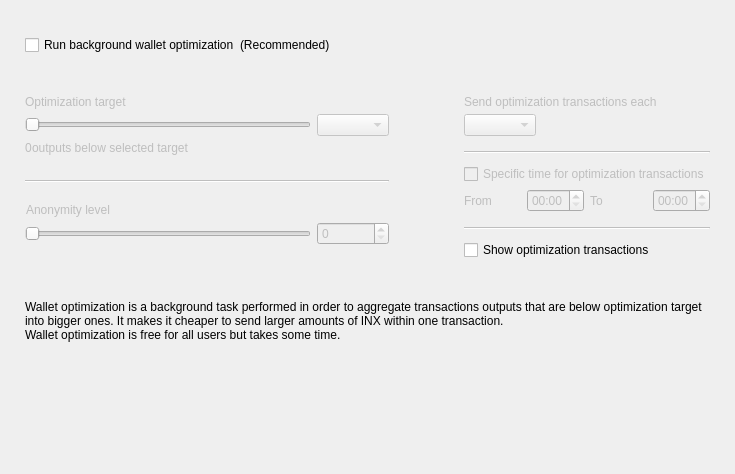
<?xml version="1.0" encoding="UTF-8"?>
<ui version="4.0">
 <class>OptimizationOptionsFrame</class>
 <widget class="QFrame" name="OptimizationOptionsFrame">
  <property name="geometry">
   <rect>
    <x>0</x>
    <y>0</y>
    <width>735</width>
    <height>474</height>
   </rect>
  </property>
  <property name="windowTitle">
   <string>Frame</string>
  </property>
  <property name="frameShape">
   <enum>QFrame::NoFrame</enum>
  </property>
  <property name="frameShadow">
   <enum>QFrame::Raised</enum>
  </property>
  <layout class="QVBoxLayout" name="verticalLayout">
   <property name="spacing">
    <number>0</number>
   </property>
   <property name="leftMargin">
    <number>25</number>
   </property>
   <property name="topMargin">
    <number>35</number>
   </property>
   <property name="rightMargin">
    <number>25</number>
   </property>
   <property name="bottomMargin">
    <number>0</number>
   </property>
   <item>
    <layout class="QHBoxLayout" name="horizontalLayout_2">
     <item>
      <widget class="QCheckBox" name="m_enableOptimizationCheck">
       <property name="text">
        <string>Run background wallet optimization</string>
       </property>
      </widget>
     </item>
     <item>
      <widget class="WalletGui::WalletNormalGrayTextLabel" name="label_8">
       <property name="text">
        <string>(Recommended)</string>
       </property>
      </widget>
     </item>
     <item>
      <spacer name="horizontalSpacer">
       <property name="orientation">
        <enum>Qt::Horizontal</enum>
       </property>
       <property name="sizeHint" stdset="0">
        <size>
         <width>40</width>
         <height>20</height>
        </size>
       </property>
      </spacer>
     </item>
    </layout>
   </item>
   <item>
    <spacer name="verticalSpacer_2">
     <property name="orientation">
      <enum>Qt::Vertical</enum>
     </property>
     <property name="sizeType">
      <enum>QSizePolicy::Fixed</enum>
     </property>
     <property name="sizeHint" stdset="0">
      <size>
       <width>20</width>
       <height>40</height>
      </size>
     </property>
    </spacer>
   </item>
   <item>
    <widget class="QWidget" name="m_optimizationOptionsWidget" native="true">
     <property name="enabled">
      <bool>true</bool>
     </property>
     <layout class="QHBoxLayout" name="horizontalLayout">
      <property name="spacing">
       <number>75</number>
      </property>
      <property name="leftMargin">
       <number>0</number>
      </property>
      <property name="topMargin">
       <number>0</number>
      </property>
      <property name="rightMargin">
       <number>0</number>
      </property>
      <property name="bottomMargin">
       <number>0</number>
      </property>
      <item alignment="Qt::AlignTop">
       <widget class="QWidget" name="widget1" native="true">
        <property name="enabled">
         <bool>false</bool>
        </property>
        <layout class="QGridLayout" name="gridLayout" columnstretch="50,0,0,0">
         <property name="leftMargin">
          <number>0</number>
         </property>
         <property name="topMargin">
          <number>0</number>
         </property>
         <property name="rightMargin">
          <number>0</number>
         </property>
         <property name="bottomMargin">
          <number>0</number>
         </property>
         <property name="verticalSpacing">
          <number>5</number>
         </property>
         <item row="0" column="0" colspan="4">
          <widget class="WalletGui::WalletNormalBlackTextLabel" name="label_5">
           <property name="text">
            <string>Optimization target</string>
           </property>
           <property name="indent">
            <number>0</number>
           </property>
          </widget>
         </item>
         <item row="4" column="0" colspan="4">
          <spacer name="verticalSpacer_3">
           <property name="orientation">
            <enum>Qt::Vertical</enum>
           </property>
           <property name="sizeType">
            <enum>QSizePolicy::Fixed</enum>
           </property>
           <property name="sizeHint" stdset="0">
            <size>
             <width>20</width>
             <height>20</height>
            </size>
           </property>
          </spacer>
         </item>
         <item row="1" column="0" colspan="3">
          <widget class="QSlider" name="m_thresholdSlider">
           <property name="maximum">
            <number>6</number>
           </property>
           <property name="pageStep">
            <number>1</number>
           </property>
           <property name="orientation">
            <enum>Qt::Horizontal</enum>
           </property>
          </widget>
         </item>
         <item row="1" column="3">
          <widget class="QComboBox" name="m_thresholdCombo"/>
         </item>
         <item row="5" column="0" colspan="4">
          <widget class="Line" name="line">
           <property name="orientation">
            <enum>Qt::Horizontal</enum>
           </property>
          </widget>
         </item>
         <item row="6" column="0" colspan="4">
          <spacer name="verticalSpacer_4">
           <property name="orientation">
            <enum>Qt::Vertical</enum>
           </property>
           <property name="sizeType">
            <enum>QSizePolicy::Fixed</enum>
           </property>
           <property name="sizeHint" stdset="0">
            <size>
             <width>20</width>
             <height>15</height>
            </size>
           </property>
          </spacer>
         </item>
         <item row="8" column="3">
          <widget class="QSpinBox" name="m_mixinSpin">
           <property name="buttonSymbols">
            <enum>QAbstractSpinBox::UpDownArrows</enum>
           </property>
          </widget>
         </item>
         <item row="7" column="0" colspan="4">
          <widget class="WalletGui::WalletNormalBlackTextLabel" name="label_7">
           <property name="text">
            <string>Anonymity level</string>
           </property>
           <property name="indent">
            <number>1</number>
           </property>
          </widget>
         </item>
         <item row="8" column="0" colspan="3">
          <widget class="QSlider" name="m_mixinSlider">
           <property name="pageStep">
            <number>1</number>
           </property>
           <property name="orientation">
            <enum>Qt::Horizontal</enum>
           </property>
          </widget>
         </item>
         <item row="2" column="0" colspan="4">
          <spacer name="verticalSpacer_12">
           <property name="orientation">
            <enum>Qt::Vertical</enum>
           </property>
           <property name="sizeType">
            <enum>QSizePolicy::Fixed</enum>
           </property>
           <property name="sizeHint" stdset="0">
            <size>
             <width>20</width>
             <height>0</height>
            </size>
           </property>
          </spacer>
         </item>
         <item row="3" column="0" colspan="4">
          <layout class="QHBoxLayout" name="horizontalLayout_3" stretch="0,1">
           <item>
            <widget class="QLabel" name="m_nonOptimizedOutputsLabel">
             <property name="text">
              <string>0</string>
             </property>
            </widget>
           </item>
           <item>
            <widget class="WalletGui::WalletNormalBlackTextLabel" name="m_nonOptimizedOutputsTextLabel">
             <property name="text">
              <string>outputs below selected target</string>
             </property>
            </widget>
           </item>
          </layout>
         </item>
        </layout>
       </widget>
      </item>
      <item>
       <layout class="QVBoxLayout" name="verticalLayout_3">
        <property name="spacing">
         <number>10</number>
        </property>
        <property name="rightMargin">
         <number>0</number>
        </property>
        <property name="bottomMargin">
         <number>0</number>
        </property>
        <item>
         <widget class="QWidget" name="widget2" native="true">
          <property name="enabled">
           <bool>false</bool>
          </property>
          <layout class="QGridLayout" name="gridLayout_2" columnstretch="0,0,0,0">
           <property name="leftMargin">
            <number>0</number>
           </property>
           <property name="topMargin">
            <number>0</number>
           </property>
           <property name="rightMargin">
            <number>0</number>
           </property>
           <property name="bottomMargin">
            <number>0</number>
           </property>
           <property name="verticalSpacing">
            <number>5</number>
           </property>
           <item row="2" column="0" colspan="2" alignment="Qt::AlignLeft">
            <widget class="QComboBox" name="m_periodCombo"/>
           </item>
           <item row="8" column="0">
            <widget class="WalletGui::WalletNormalBlackTextLabel" name="label_2">
             <property name="text">
              <string>From</string>
             </property>
            </widget>
           </item>
           <item row="8" column="1">
            <widget class="QTimeEdit" name="m_startTimeEdit">
             <property name="enabled">
              <bool>false</bool>
             </property>
             <property name="displayFormat">
              <string>HH:mm</string>
             </property>
            </widget>
           </item>
           <item row="8" column="2">
            <widget class="WalletGui::WalletNormalBlackTextLabel" name="label_3">
             <property name="text">
              <string>To</string>
             </property>
            </widget>
           </item>
           <item row="8" column="3">
            <widget class="QTimeEdit" name="m_stopTimeEdit">
             <property name="enabled">
              <bool>false</bool>
             </property>
             <property name="displayFormat">
              <string>HH:mm</string>
             </property>
            </widget>
           </item>
           <item row="6" column="0" colspan="4">
            <widget class="QCheckBox" name="m_optimizationTimeCheck">
             <property name="text">
              <string>Specific time for optimization transactions</string>
             </property>
            </widget>
           </item>
           <item row="4" column="0" colspan="4">
            <widget class="Line" name="line_2">
             <property name="orientation">
              <enum>Qt::Horizontal</enum>
             </property>
            </widget>
           </item>
           <item row="0" column="0" colspan="4">
            <widget class="WalletGui::WalletNormalBlackTextLabel" name="label_4">
             <property name="text">
              <string>Send optimization transactions each</string>
             </property>
             <property name="indent">
              <number>0</number>
             </property>
            </widget>
           </item>
           <item row="7" column="0" colspan="4">
            <spacer name="verticalSpacer_8">
             <property name="orientation">
              <enum>Qt::Vertical</enum>
             </property>
             <property name="sizeType">
              <enum>QSizePolicy::Fixed</enum>
             </property>
             <property name="sizeHint" stdset="0">
              <size>
               <width>20</width>
               <height>0</height>
              </size>
             </property>
            </spacer>
           </item>
           <item row="3" column="0" colspan="4">
            <spacer name="verticalSpacer_6">
             <property name="orientation">
              <enum>Qt::Vertical</enum>
             </property>
             <property name="sizeType">
              <enum>QSizePolicy::Fixed</enum>
             </property>
             <property name="sizeHint" stdset="0">
              <size>
               <width>20</width>
               <height>10</height>
              </size>
             </property>
            </spacer>
           </item>
           <item row="10" column="0" colspan="4">
            <widget class="Line" name="line_3">
             <property name="orientation">
              <enum>Qt::Horizontal</enum>
             </property>
            </widget>
           </item>
           <item row="1" column="0" colspan="4">
            <spacer name="verticalSpacer_5">
             <property name="orientation">
              <enum>Qt::Vertical</enum>
             </property>
             <property name="sizeType">
              <enum>QSizePolicy::Fixed</enum>
             </property>
             <property name="sizeHint" stdset="0">
              <size>
               <width>20</width>
               <height>0</height>
              </size>
             </property>
            </spacer>
           </item>
           <item row="5" column="0" colspan="4">
            <spacer name="verticalSpacer_7">
             <property name="orientation">
              <enum>Qt::Vertical</enum>
             </property>
             <property name="sizeType">
              <enum>QSizePolicy::Fixed</enum>
             </property>
             <property name="sizeHint" stdset="0">
              <size>
               <width>20</width>
               <height>5</height>
              </size>
             </property>
            </spacer>
           </item>
           <item row="9" column="0" colspan="4">
            <spacer name="verticalSpacer_10">
             <property name="orientation">
              <enum>Qt::Vertical</enum>
             </property>
             <property name="sizeType">
              <enum>QSizePolicy::Fixed</enum>
             </property>
             <property name="sizeHint" stdset="0">
              <size>
               <width>20</width>
               <height>10</height>
              </size>
             </property>
            </spacer>
           </item>
          </layout>
         </widget>
        </item>
        <item>
         <widget class="QCheckBox" name="m_showFusionTransactionsCheck">
          <property name="enabled">
           <bool>true</bool>
          </property>
          <property name="text">
           <string>Show optimization transactions</string>
          </property>
         </widget>
        </item>
       </layout>
      </item>
     </layout>
    </widget>
   </item>
   <item>
    <spacer name="verticalSpacer_11">
     <property name="orientation">
      <enum>Qt::Vertical</enum>
     </property>
     <property name="sizeType">
      <enum>QSizePolicy::Fixed</enum>
     </property>
     <property name="sizeHint" stdset="0">
      <size>
       <width>20</width>
       <height>40</height>
      </size>
     </property>
    </spacer>
   </item>
   <item>
    <widget class="WalletGui::WalletExtraNormalGrayTextLabel" name="m_helpLabel">
     <property name="text">
      <string>Wallet optimization is a background task performed in order to aggregate transactions outputs that are below optimization target into bigger ones. It makes it cheaper to send larger amounts of INX within one transaction.
Wallet optimization is free for all users but takes some time.</string>
     </property>
     <property name="wordWrap">
      <bool>true</bool>
     </property>
    </widget>
   </item>
   <item>
    <spacer name="verticalSpacer">
     <property name="orientation">
      <enum>Qt::Vertical</enum>
     </property>
     <property name="sizeHint" stdset="0">
      <size>
       <width>20</width>
       <height>40</height>
      </size>
     </property>
    </spacer>
   </item>
  </layout>
 </widget>
 <customwidgets>
  <customwidget>
   <class>WalletGui::WalletNormalGrayTextLabel</class>
   <extends>QLabel</extends>
   <header>Gui/Common/WalletTextLabel.h</header>
  </customwidget>
  <customwidget>
   <class>WalletGui::WalletNormalBlackTextLabel</class>
   <extends>QLabel</extends>
   <header>Gui/Common/WalletTextLabel.h</header>
  </customwidget>
  <customwidget>
   <class>WalletGui::WalletExtraNormalGrayTextLabel</class>
   <extends>QLabel</extends>
   <header>Gui/Common/WalletTextLabel.h</header>
  </customwidget>
 </customwidgets>
 <resources/>
 <connections>
  <connection>
   <sender>m_enableOptimizationCheck</sender>
   <signal>toggled(bool)</signal>
   <receiver>widget1</receiver>
   <slot>setEnabled(bool)</slot>
   <hints>
    <hint type="sourcelabel">
     <x>147</x>
     <y>47</y>
    </hint>
    <hint type="destinationlabel">
     <x>176</x>
     <y>204</y>
    </hint>
   </hints>
  </connection>
  <connection>
   <sender>m_thresholdSlider</sender>
   <signal>valueChanged(int)</signal>
   <receiver>OptimizationOptionsFrame</receiver>
   <slot>thresholdChanged(int)</slot>
   <hints>
    <hint type="sourcelabel">
     <x>116</x>
     <y>139</y>
    </hint>
    <hint type="destinationlabel">
     <x>355</x>
     <y>194</y>
    </hint>
   </hints>
  </connection>
  <connection>
   <sender>m_mixinSlider</sender>
   <signal>valueChanged(int)</signal>
   <receiver>OptimizationOptionsFrame</receiver>
   <slot>mixinChanged(int)</slot>
   <hints>
    <hint type="sourcelabel">
     <x>116</x>
     <y>240</y>
    </hint>
    <hint type="destinationlabel">
     <x>367</x>
     <y>236</y>
    </hint>
   </hints>
  </connection>
  <connection>
   <sender>m_optimizationTimeCheck</sender>
   <signal>toggled(bool)</signal>
   <receiver>m_startTimeEdit</receiver>
   <slot>setEnabled(bool)</slot>
   <hints>
    <hint type="sourcelabel">
     <x>543</x>
     <y>179</y>
    </hint>
    <hint type="destinationlabel">
     <x>501</x>
     <y>207</y>
    </hint>
   </hints>
  </connection>
  <connection>
   <sender>m_optimizationTimeCheck</sender>
   <signal>toggled(bool)</signal>
   <receiver>m_stopTimeEdit</receiver>
   <slot>setEnabled(bool)</slot>
   <hints>
    <hint type="sourcelabel">
     <x>543</x>
     <y>179</y>
    </hint>
    <hint type="destinationlabel">
     <x>643</x>
     <y>207</y>
    </hint>
   </hints>
  </connection>
  <connection>
   <sender>m_mixinSpin</sender>
   <signal>valueChanged(int)</signal>
   <receiver>OptimizationOptionsFrame</receiver>
   <slot>mixinChanged(int)</slot>
   <hints>
    <hint type="sourcelabel">
     <x>273</x>
     <y>271</y>
    </hint>
    <hint type="destinationlabel">
     <x>367</x>
     <y>236</y>
    </hint>
   </hints>
  </connection>
  <connection>
   <sender>m_thresholdCombo</sender>
   <signal>currentIndexChanged(int)</signal>
   <receiver>OptimizationOptionsFrame</receiver>
   <slot>thresholdChanged(int)</slot>
   <hints>
    <hint type="sourcelabel">
     <x>270</x>
     <y>139</y>
    </hint>
    <hint type="destinationlabel">
     <x>367</x>
     <y>236</y>
    </hint>
   </hints>
  </connection>
  <connection>
   <sender>m_enableOptimizationCheck</sender>
   <signal>toggled(bool)</signal>
   <receiver>widget2</receiver>
   <slot>setEnabled(bool)</slot>
   <hints>
    <hint type="sourcelabel">
     <x>158</x>
     <y>48</y>
    </hint>
    <hint type="destinationlabel">
     <x>556</x>
     <y>197</y>
    </hint>
   </hints>
  </connection>
 </connections>
 <slots>
  <slot>thresholdChanged(int)</slot>
  <slot>mixinChanged(int)</slot>
 </slots>
</ui>
